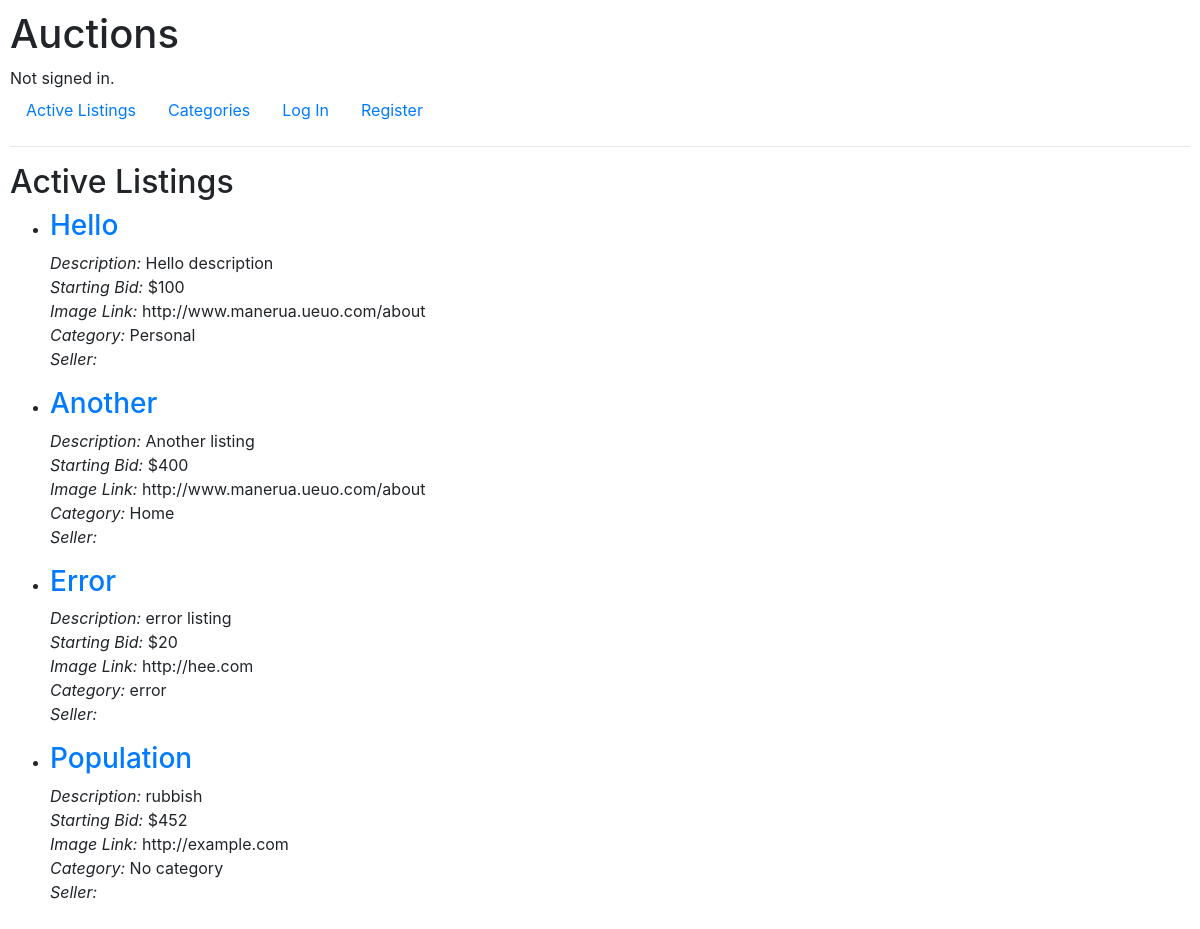
The app's page /, older data.
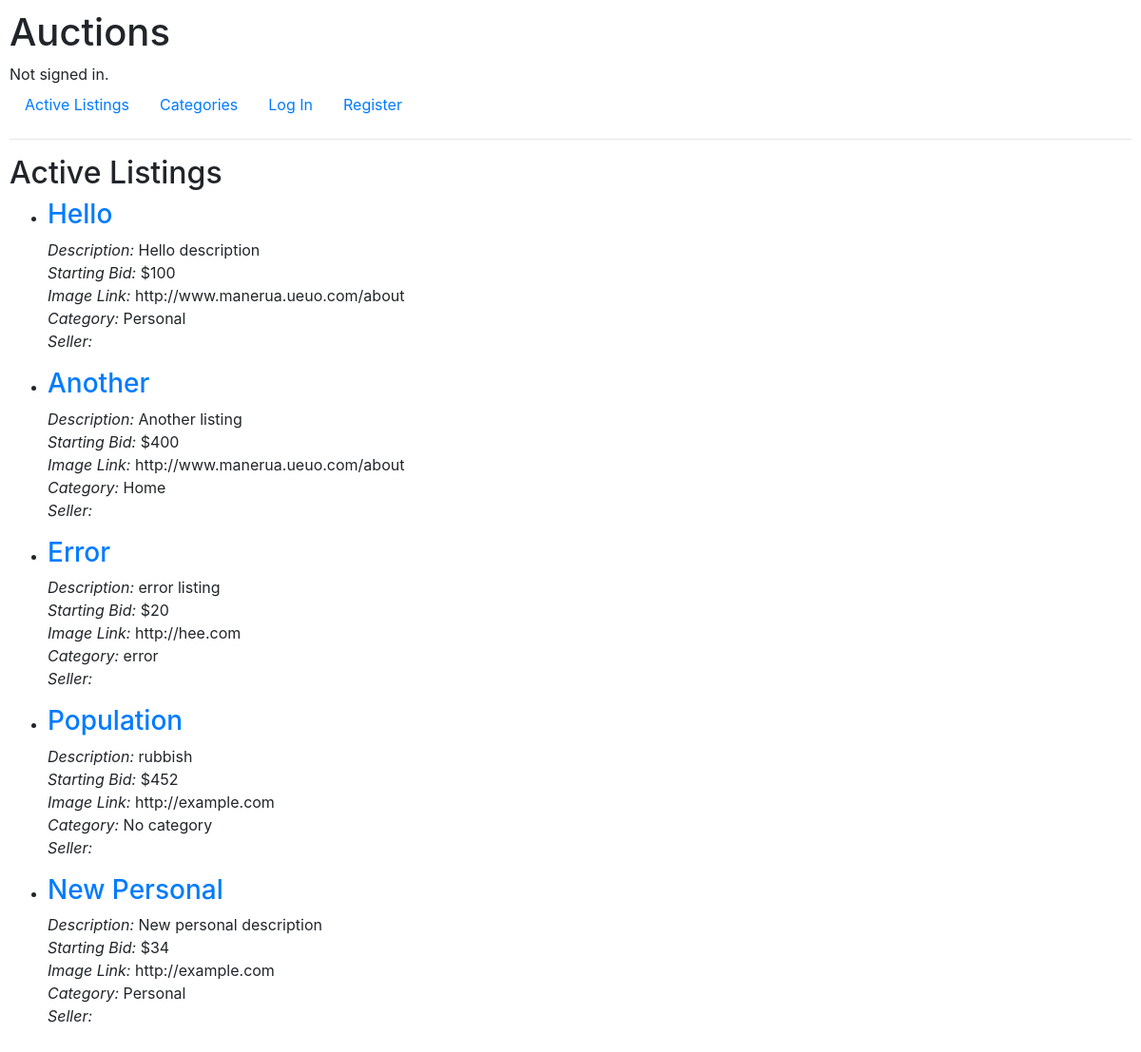
The same page, newer data.
### auctions/models.py (models this page shows, shortened)
class AuctionListing(models.Model):
    title = models.CharField(max_length=64)
    description = models.TextField()
    starting_bid = models.IntegerField()
    image = models.URLField()
    category = models.CharField(max_length=64)
    seller = models.ForeignKey(User, on_delete=models.CASCADE, related_name="goods")

### auctions/views.py (the view)
# urls.py: path("", views.index, name="index"),
def index(request):
    auction_listings = AuctionListing.objects.all()
    return render(request, "auctions/index.html", {
        "auction_listings": auction_listings
    })

### auctions/templates/auctions/index.html
{% extends "auctions/layout.html" %}
{% block body %}
    <h2>Active Listings</h2>
    <ul>
        {% for listing in auction_listings %}
            <li>
                <h3><a href="{% url 'listing' listing.id %}">{{ listing.title }}</a></h3>
                <p>
                    <em>Description:</em> {{ listing.description }}<br>
                    <em>Starting Bid:</em> ${{ listing.starting_bid}}<br>
                    <em>Image Link:</em> {{ listing.image }}<br>
                    <em>Category:</em> {{ listing.category }}<br>
                    <em>Seller:</em> {{ listing.seller }}
                </p>
            </li>
        {% empty %}
            <li>No active listings.</li>
        {% endfor %}
    </ul>
{% endblock %}

Row changes from the older to the newer data that the page shows:
added AuctionListing: title "New Personal", description "New personal description", starting_bid "34", image "http://example.com", category "Personal"
